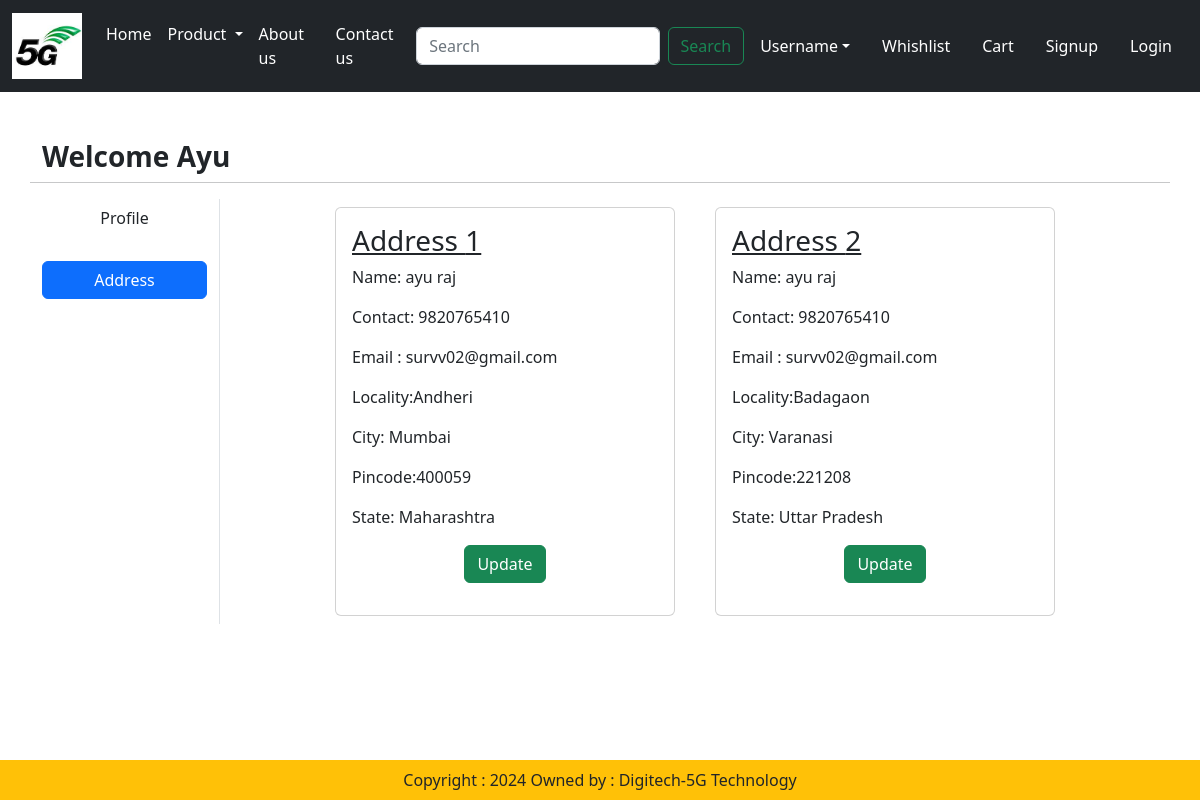
The page /address/ (signed in) on the database its author committed.
### user/models.py (models this page shows, shortened)
class Customer(models.Model):
    user = models.ForeignKey(User, on_delete=models.CASCADE)
    first_name = models.CharField(max_length = 100)
    last_name = models.CharField(max_length = 50)
    email = models.EmailField()
    contact =models.CharField(max_length=12, blank =False)
    locality = models.CharField(max_length = 50)
    city = models.CharField(max_length = 50)
    pincode = models.PositiveIntegerField()
    state = models.CharField(max_length = 150)

### user/views.py (the view)
# urls.py: path('address/', views.addressview, name = 'address'),
def addressview(request):
    add = Customer.objects.filter(user=request.user)
    return render(request,'user/address.html', locals())

### user/templates/user/address.html (shortened to what this page needs)
{% extends "app/base.html" %}
{% load static %}
{% block content %}
<div class="container my-5">
    <div class="row">
        <h3><b>Welcome <span class='text-capitalize'>{{request.user}}</span></b></h3><br><hr>
        <div class="col-sm-2 border-end">
            <ul class="list-unstyled">
                <li class="d-grid"><a href =" {% url "profile" %}" class="btn ">Profile</a></li><br>
                <li class="d-grid"><a href =" {% url "address" %}" class="btn btn-primary">Address</a></li>
            </ul>
        </div>
        <div class="col-sm-8 offset-sm-1">
            <div class="row">
                {% for ad in add %}
                    <div class="col-sm-6">
                        <div class="card m-2">
                            <div class="card-body">
                                <h3><u>Address {{forloop.counter}}</u></h3>
                                <p>Name: {{ad.first_name}} {{ad.last_name}}</p>
                                <p>Contact: {{ad.contact}}</p>
                                <p>Email : {{ad.email}}</p>
                                <p>Locality:{{ad.locality}}</p>
                                <p>City: {{ad.city}}</p>
                                <p>Pincode:{{ad.pincode}}</p>
                                <p>State: {{ad.state}}</p>
                                <p class="text-center"><a href="{% url "updateAddress" pk=ad.id %}" type="button" class="btn btn-success">Update</a></p>
                            </div>
                        </div>
                    </div>
                {% endfor %}
            </div>
        </div>
 {% endblock content %}

### rows shown on the page
Customer: first_name "ayu", last_name "raj", contact "9820765410", email "survv02@gmail.com", locality "Andheri", city "Mumbai", pincode "400059", state "Maharashtra"
Customer: first_name "ayu", last_name "raj", contact "9820765410", email "survv02@gmail.com", locality "Badagaon", city "Varanasi", pincode "221208", state "Uttar Pradesh"

### other values the page prints
{{ request.user }} "Ayu"
